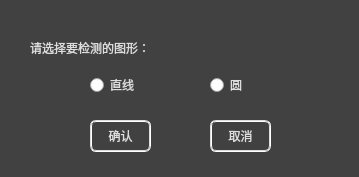
<?xml version="1.0" encoding="UTF-8"?>
<ui version="4.0">
 <class>HoughDialog</class>
 <widget class="QDialog" name="HoughDialog">
  <property name="geometry">
   <rect>
    <x>0</x>
    <y>0</y>
    <width>359</width>
    <height>177</height>
   </rect>
  </property>
  <property name="windowTitle">
   <string>直线/圆检测</string>
  </property>
  <property name="styleSheet">
   <string notr="true">QDialog
{
	background-color:rgb(65, 65, 65);
}
QDialog QLabel
{
	color:rgb(221, 221, 221);
	qproperty-alignment: AlignCenter;
}
QPushButton
{
	border:2px groove rgb(221, 221, 221);
	border-radius: 6px;
	color:rgb(221, 221, 221);
	padding: 2px 5px;
}
QPushButton:hover
{
	border:2px groove rgb(221, 221, 221);
	color: rgb(83, 83, 83);
	background-color: rgb(221, 221, 221);
}
QPushButton:pressed
{
	border:2px groove rgb(70, 160, 245);
	color: rgb(221, 221, 221);
	background-color: rgb(70, 160, 245);
}
QRadioButton
{
	color:rgb(221, 221, 221);
}
</string>
  </property>
  <widget class="QLabel" name="textLabel">
   <property name="geometry">
    <rect>
     <x>30</x>
     <y>40</y>
     <width>151</width>
     <height>16</height>
    </rect>
   </property>
   <property name="font">
    <font>
     <family>Lantinghei SC</family>
    </font>
   </property>
   <property name="text">
    <string>请选择要检测的图形：</string>
   </property>
  </widget>
  <widget class="QPushButton" name="conformButton">
   <property name="geometry">
    <rect>
     <x>90</x>
     <y>120</y>
     <width>61</width>
     <height>32</height>
    </rect>
   </property>
   <property name="font">
    <font>
     <family>Lantinghei SC</family>
    </font>
   </property>
   <property name="cursor">
    <cursorShape>PointingHandCursor</cursorShape>
   </property>
   <property name="text">
    <string>确认</string>
   </property>
  </widget>
  <widget class="QPushButton" name="cancelButton">
   <property name="geometry">
    <rect>
     <x>210</x>
     <y>120</y>
     <width>61</width>
     <height>32</height>
    </rect>
   </property>
   <property name="font">
    <font>
     <family>Lantinghei SC</family>
    </font>
   </property>
   <property name="cursor">
    <cursorShape>PointingHandCursor</cursorShape>
   </property>
   <property name="text">
    <string>取消</string>
   </property>
  </widget>
  <widget class="QRadioButton" name="lineButton">
   <property name="geometry">
    <rect>
     <x>90</x>
     <y>75</y>
     <width>51</width>
     <height>20</height>
    </rect>
   </property>
   <property name="font">
    <font>
     <family>Lantinghei SC</family>
    </font>
   </property>
   <property name="cursor">
    <cursorShape>PointingHandCursor</cursorShape>
   </property>
   <property name="text">
    <string>直线</string>
   </property>
  </widget>
  <widget class="QRadioButton" name="circleButton">
   <property name="geometry">
    <rect>
     <x>210</x>
     <y>75</y>
     <width>51</width>
     <height>20</height>
    </rect>
   </property>
   <property name="font">
    <font>
     <family>Lantinghei SC</family>
    </font>
   </property>
   <property name="cursor">
    <cursorShape>PointingHandCursor</cursorShape>
   </property>
   <property name="text">
    <string>圆</string>
   </property>
  </widget>
 </widget>
 <resources/>
 <connections/>
</ui>
